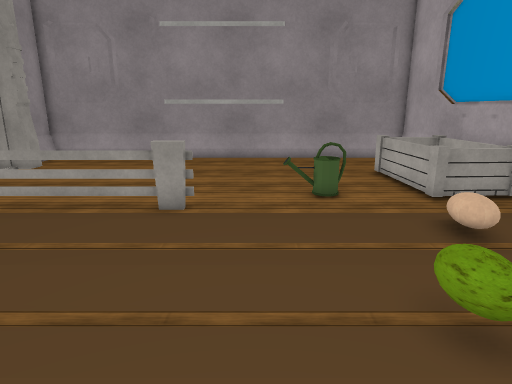
view 1 (above)

16 first-person views from a walk through a Unity game level. The camera is 1.5 m above the floor, tilts 14° down and sees 75° across. Doors are open. The floor is counted in squares, 0.5 m on a side. Each view is taken from the middle of a square. On the plan, view 1 faces up. The plan holds only what a view shows up to about 20 squares ahead; the rest is blank. The place goes on beyond the plan. The player is left out. Some surface patterns are stand-ins.

view 2
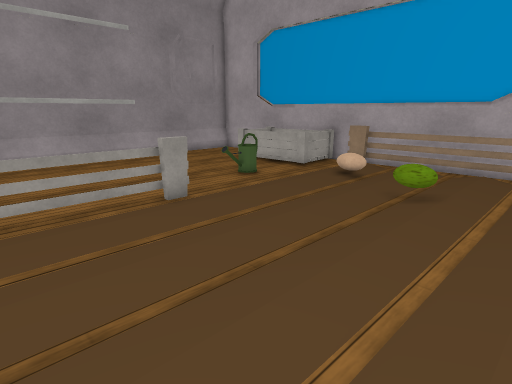

view 3
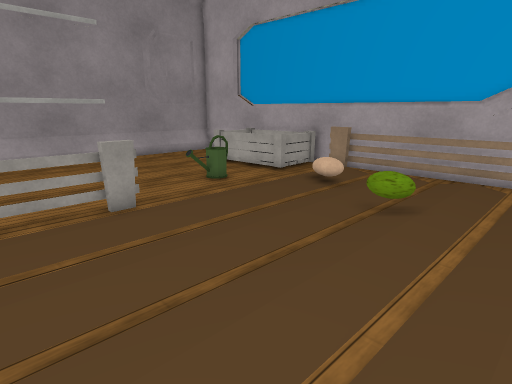

view 4
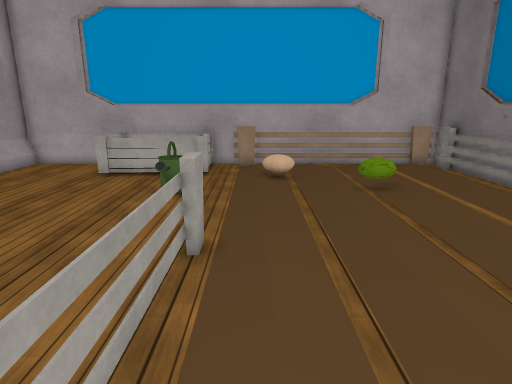

view 5
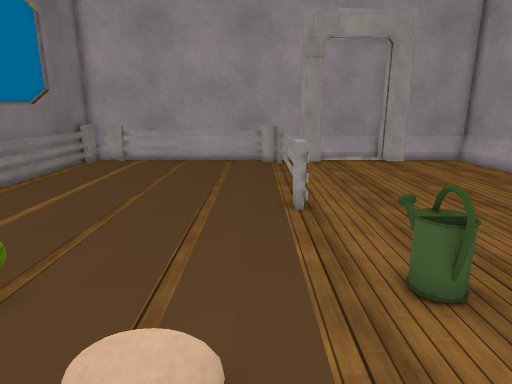

view 6
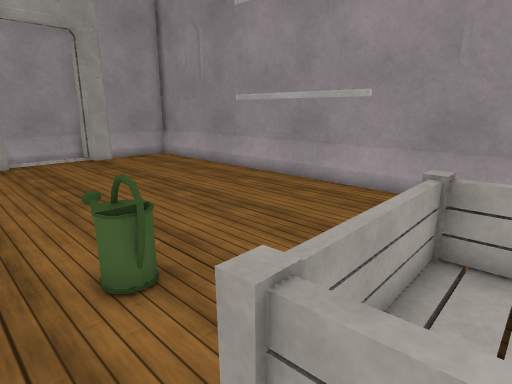

view 7
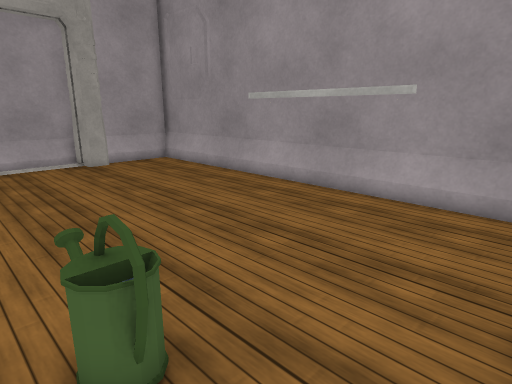

view 8
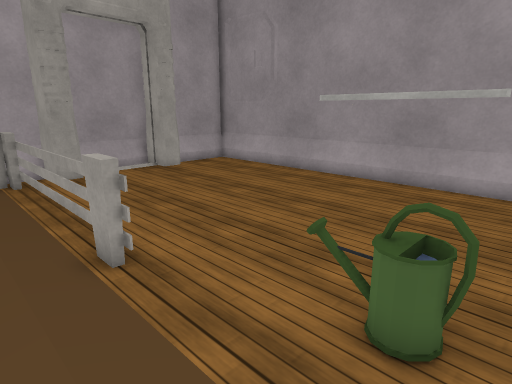

view 9
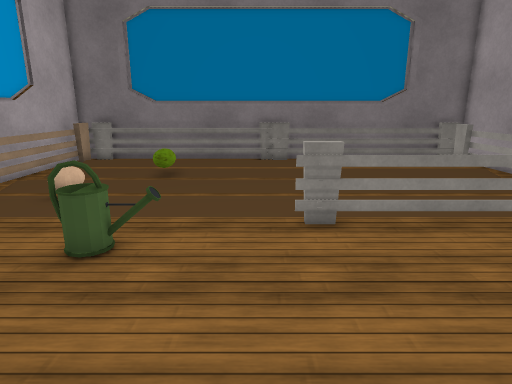

view 10
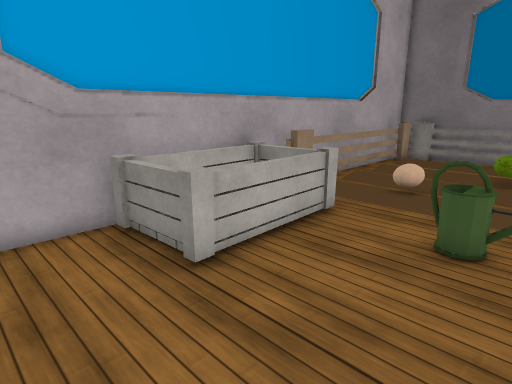

view 11
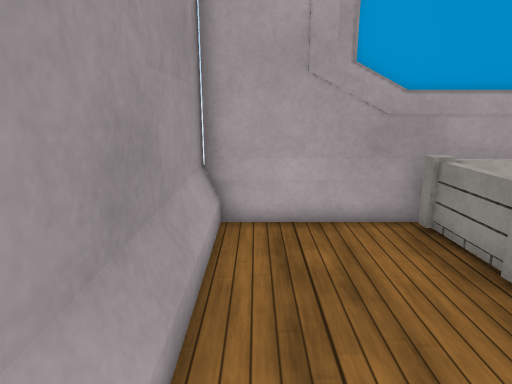

view 12
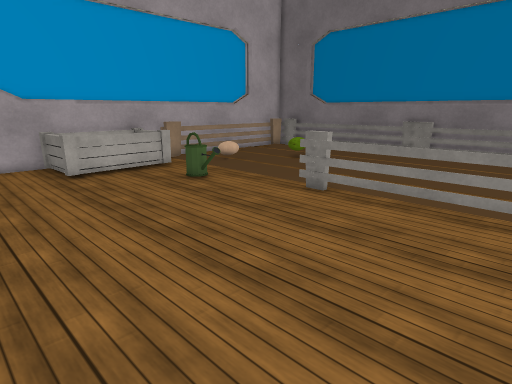

view 13
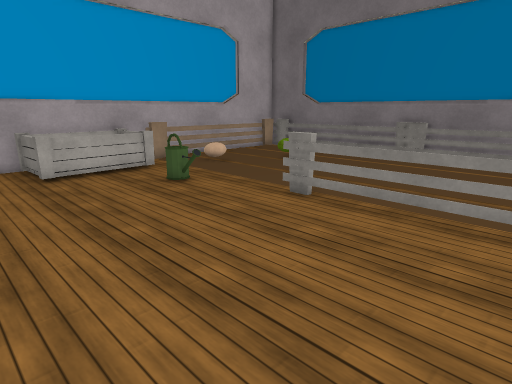

view 14
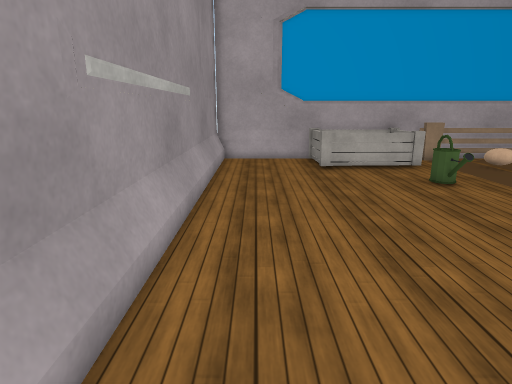

view 15
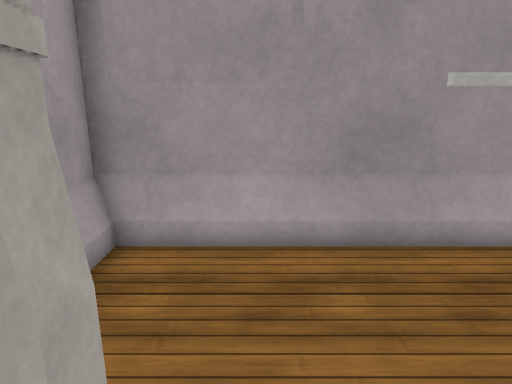

view 16
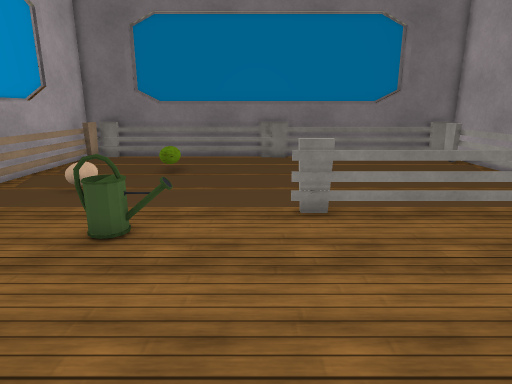

### Floor plan
Key: @ floor where view 1 was taken; # wall or solid block; . floor; D open door; = window, fence, low wall or low ledge; O other object.
Columns run from 13 left of view 1 to 10 right of it. Each row starts with its distance up from view 1.
 22 ########################
 21 #......................#
 20 #......................#
 19 #......................#
 18 ##.....................#
 17 #D.....................#
 16 #D.....................#
 15 #D.................... #
 14 #D.................... #
 13 #D#........... ##....  #
 12 ###...........##=......#
 11 ############...........#
 10 ##  ########..........##
  9  #....................##
  8   ................#...#
  7   ....................#
  6   ....................#
  5 # ..............O.....#
  4 # ..............O.....#
  3 # ....................#
  2 # ....................#
  1 ##....................#
  0  #...........@........#
 -1  ######################

Where each view was taken, in squares from view 1:
view 1: 0 up, 0 right, facing up
view 2: 0 up, 9 left, facing up-right
view 3: 0 up, 7 left, facing up-right
view 4: 9 up, 10 left, facing right
view 5: 9 up, 8 right, facing left
view 6: 10 up, 8 right, facing up-left
view 7: 11 up, 6 right, facing up-left
view 8: 8 up, 4 right, facing up-left
view 9: 19 up, 1 left, facing down
view 10: 20 up, 1 right, facing down-right
view 11: 21 up, 1 right, facing right
view 12: 21 up, 10 left, facing down-right
view 13: 20 up, 10 left, facing down-right
view 14: 20 up, 11 left, facing right
view 15: 15 up, 10 left, facing up
view 16: 20 up, 1 left, facing down
